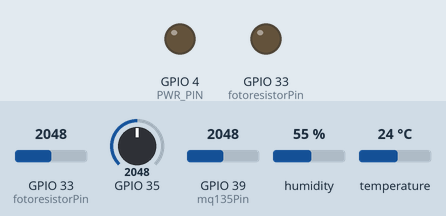
Simulated run of this sketch. Board: ESP32. Shown: output pins drawn as LEDs (lit = HIGH). The inputs (shaded band) are chosen by the test bench; at power-on: GPIO 33 (fotoresistorPin) = 2048, GPIO 35 = 2048, GPIO 39 (mq135Pin) = 2048, humidity 55 %, temperature 24 °C. No MQTT or app messages arrive unless stated; the modem accepts every AT command (registered, SIM ready, sends succeed) and sends nothing else; what the sketch prints to the serial monitor is not drawn.

Above: at 0.1 s.
At 1.1 s:
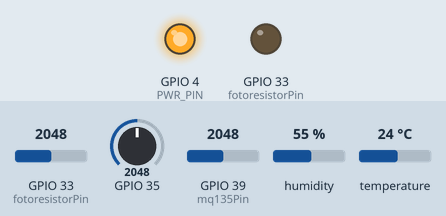
Timing chart, 0 to 3.5 s (numbered marks = the images above):
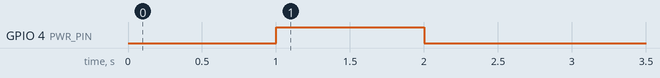

The sketch:

NeoBox.ino
```cpp
#define TINY_GSM_MODEM_SIM7000SSL
#define TINY_GSM_RX_BUFFER 1024  // Set RX buffer to 1Kb
#define SerialAT Serial1

#include <TinyGsmClient.h>
#include <PubSubClient.h>
#include <DHT.h>
#include <SPI.h>
#include <Wire.h>
#include <BH1750.h>

//PINOUT Sensores
#define DHTTYPE DHT22
#define DHTPIN 15
const int mq135Pin = 39;
const int fotoresistorPin = 33;

//CHIP TELCEL 4G LTE
const char* apn = "internet.itelcel.com";
const char* gprsUser = "";
const char* gprsPass = "";

//Declare Broker
const char* NameBox = "NeoCold1";
const char* mqtt_broker = "broker.hivemq.com";
const int port = 1883;

//Declare Sensores
DHT dht(DHTPIN, DHTTYPE);

float temperature = 0.0;
float humidity = 0.0;
float lux = 0.0;
int mq135Value = 0;

//Set Delay
unsigned long previousMillis = 0;
unsigned long previousMillis_button = 0;
const long sampling_period = 10000;
const long sampling_periodBoton = 1000;

TinyGsm modem(SerialAT);
TinyGsmClient gsmClient(modem);
PubSubClient client(gsmClient);

//Declare Variables to CHIP 4G
#define uS_TO_S_FACTOR 1000000ULL  // Conversion factor for micro seconds to seconds
#define TIME_TO_SLEEP 60           // Time ESP32 will go to sleep (in seconds)

#define UART_BAUD 9600
#define PIN_DTR 25
#define PIN_TX 27
#define PIN_RX 26
#define PWR_PIN 4
#define GSM_PIN 1111
#define BAT_ADC 35

float mv = 0;
float speed_kph = 0;
float heading = 0;
float speed_mph = 0;
float altitude = 0;
float lat = 0;
float lon = 0;
char Lat[20];
char Lon[20];
char sendbuffer[120];
const char* Bat_value;
RTC_DATA_ATTR int bootCount = 0;
String thistime = "";


void setupGSM() {
  SerialAT.begin(115200, SERIAL_8N1, PIN_RX, PIN_TX);
  modem.init();
  delay(1000);
  pinMode(PWR_PIN, OUTPUT);
  digitalWrite(PWR_PIN, HIGH);
  delay(1000);
  digitalWrite(PWR_PIN, LOW);
  delay(3000);

  Serial.println("Initializing modem...");
  if (!modem.restart()) {
    Serial.println("Modem restart failed.");
  }
  //Encontrar Coordenadas para activar el GPS
  while (lat <= 0 || lon <= 0) {
    modem.sendAT("+SGPIO=0,4,1,1");
    if (modem.waitResponse(10000L) != 1) {
      Serial.println(" SGPIO=0,4,1,1 false ");
    }
    modem.enableGPS();
    Serial.print("Location....");
    Serial.print(modem.getGPS(&lat, &lon));
    if (modem.getGPS(&lat, &lon)) {
      Serial.println(" Located");
      break;
    } else {
      Serial.println(" Try again");
      lon = 1;
      lat = 1;

    }
    delay(3000);
  }
  int i = 6;
  while (i) {
    Serial.println("Send AT");
    SerialAT.println("AT");
    if (SerialAT.available()) {
      String t = SerialAT.readString();
      Serial.println(t);
      break;
    }
    delay(1500);
    i--;
  }
  String modemInfo = modem.getModemInfo();
  Serial.print("Modem Info: ");
  Serial.println(modemInfo);

  modem.setPreferredMode(3);
  modem.gprsConnect(apn, gprsUser, gprsPass);
  Serial.println("Waiting for the network");
  if (!modem.waitForNetwork()) {
    Serial.println("Failed!!!");
    return;
  }
  Serial.println("Success");


  if (modem.isNetworkConnected()) {
    Serial.println("Network Connected");
  }

  Serial.print("Connecting to: ");
  Serial.println(apn);
  if (!modem.gprsConnect(apn, gprsUser, gprsPass)) {
    Serial.println("Fail...");
    delay(10000);
    return;
  }
  Serial.println("SUCCESSS");
  if (modem.isGprsConnected()) {
    Serial.println("GSM Connected");
  }
  String thistime = modem.getGSMDateTime(DATE_FULL).substring(0, 17);
  Serial.println(thistime);
}

float readBattery(uint8_t pin) {
  int vref = 1100;
  uint16_t volt = analogRead(pin);
  float battery_voltage = ((float)volt / 4095.0) * 2.0 * 3.3 * (vref);
  return battery_voltage;
}

void setup() {
  Serial.begin(115200);
  Serial.println("Setup started...");
  pinMode(DHTPIN, INPUT);
  pinMode(fotoresistorPin, OUTPUT);
  Wire.begin();
  setupGSM();
  dht.begin();
  client.setServer(mqtt_broker, port);
  client.setCallback(callback);
}

void loop() {
  if (modem.isGprsConnected()) {
    Serial.println("GSM Connected");
    delay(1000);
  } else {
    Serial.println("GSM Desconnected");
    setupGSM();
  }
  if (!client.connected()) {
    reconnect();
  }
  client.loop();
  unsigned long now = millis();
  if (now - previousMillis > sampling_period) {
    get_sensor_values();
    String JSON_msg = "{\"box\":\"";
    JSON_msg.concat(NameBox);
    JSON_msg.concat("\",\"time\":\"");
    JSON_msg.concat(thistime);
    JSON_msg.concat("\",\"temperatura_actual\":\"");
    JSON_msg.concat(temperature);
    JSON_msg.concat("\",\"humedad_actual\":\"");
    JSON_msg.concat(humidity);
    JSON_msg.concat("\",\"coint\":\"");
    JSON_msg.concat(mq135Value);
    JSON_msg.concat("\",\"luz_photores\":\"");
    JSON_msg.concat(lux);
    JSON_msg.concat("\",\"latitud\":\"");
    JSON_msg.concat(String(lat, 8));
    JSON_msg.concat("\",\"longitud\":\"");
    JSON_msg.concat(String(lon, 8));
    JSON_msg.concat("\",\"energia\":\"");
    JSON_msg.concat(mv);
    JSON_msg.concat("\"}");
    Serial.println(JSON_msg);
    if (sendMQTTMessage("/NeoCold/boxes", JSON_msg)) {
      Serial.println("Message sent successfully!");
    } else {
      Serial.println("Failed to send message...");
    }
    previousMillis = millis();
  }
}

void reconnect() {
  while (!client.connected()) {
    Serial.print("Attempting MQTT connection...");
    if (client.connect("SIM7000Client")) {
      Serial.println("Connected!");
      //client.subscribe("/UTT/device"); and
    } else {
      Serial.print("Failed, rc = ");
      Serial.print(client.state());
      Serial.println(". Trying again in 2 seconds.");
      delay(2000);
    }
  }
}

void get_sensor_values() {
    lux =  analogRead(fotoresistorPin);
    mq135Value = analogRead(mq135Pin);
    temperature = dht.readTemperature();
    humidity = dht.readHumidity();
    Serial.println(lux);
    Serial.println(mq135Value);
    Serial.println(temperature);
    Serial.println(humidity);
  //----Fecha
  thistime = modem.getGSMDateTime(DATE_FULL).substring(0,17);
  //---GPS
  modem.sendAT("+SGPIO=0,4,1,1");
  if (modem.waitResponse(10000L) != 1) {
    Serial.println(" SGPIO=0,4,1,1 false ");
  }
  modem.enableGPS();
  if (modem.getGPS(&lat, &lon)) {
    //Serial.println("Latitude: " + String(lat, 8) + "\tLongitude: " + String(lon, 8));
  }
  //---Energy
  mv = readBattery(BAT_ADC);
  Serial.println(mv);
  String TEMP = (String)mv;
  Bat_value = (char*)TEMP.c_str();
  Serial.println(Bat_value);
}

bool sendMQTTMessage(const char* topic, const String& message) {
  if (modem.isGprsConnected()) {
    client.connect("SIM7000Client");
    client.publish(topic, message.c_str());
    client.disconnect();
    return true;
  }
  return false;
}

void callback(char* topic, byte* payload, unsigned int length) {
  // Handle incoming MQTT messages if needed
}
```
